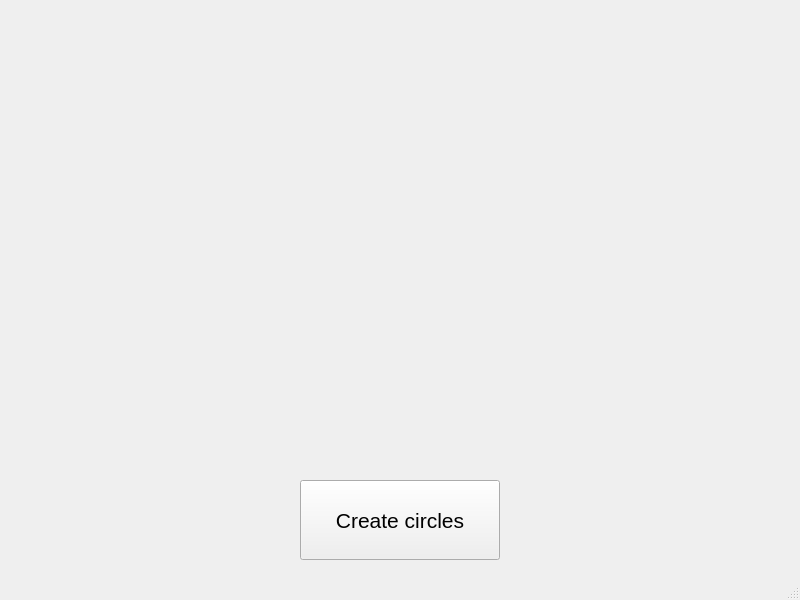
<?xml version="1.0" encoding="UTF-8"?>
<ui version="4.0">
 <class>MainWindow</class>
 <widget class="QMainWindow" name="MainWindow">
  <property name="geometry">
   <rect>
    <x>0</x>
    <y>0</y>
    <width>800</width>
    <height>600</height>
   </rect>
  </property>
  <property name="windowTitle">
   <string>Circles</string>
  </property>
  <widget class="QWidget" name="centralwidget">
   <widget class="QWidget" name="horizontalLayoutWidget">
    <property name="geometry">
     <rect>
      <x>0</x>
      <y>480</y>
      <width>801</width>
      <height>80</height>
     </rect>
    </property>
    <layout class="QHBoxLayout" name="horizontalLayout">
     <item>
      <widget class="QPushButton" name="pushButton">
       <property name="maximumSize">
        <size>
         <width>200</width>
         <height>80</height>
        </size>
       </property>
       <property name="font">
        <font>
         <pointsize>16</pointsize>
        </font>
       </property>
       <property name="text">
        <string>Create circles</string>
       </property>
      </widget>
     </item>
    </layout>
   </widget>
  </widget>
  <widget class="QMenuBar" name="menubar">
   <property name="geometry">
    <rect>
     <x>0</x>
     <y>0</y>
     <width>800</width>
     <height>21</height>
    </rect>
   </property>
  </widget>
  <widget class="QStatusBar" name="statusbar"/>
 </widget>
 <resources/>
 <connections/>
</ui>
